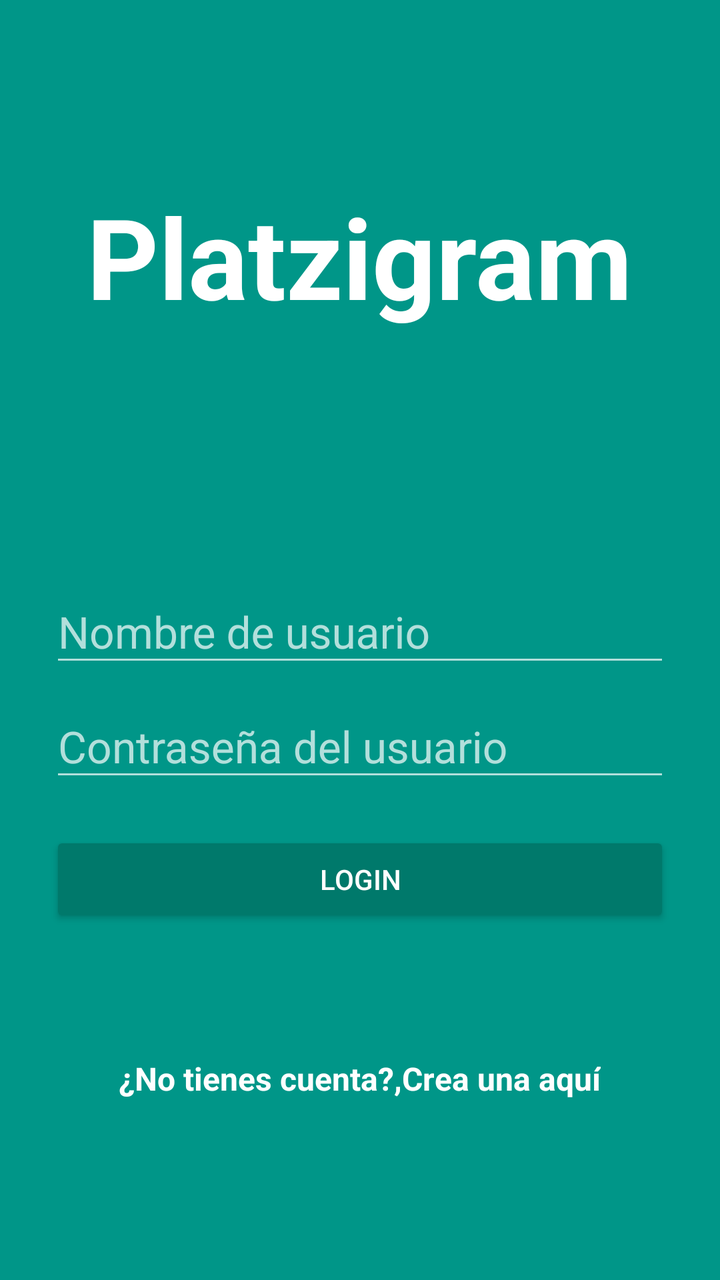
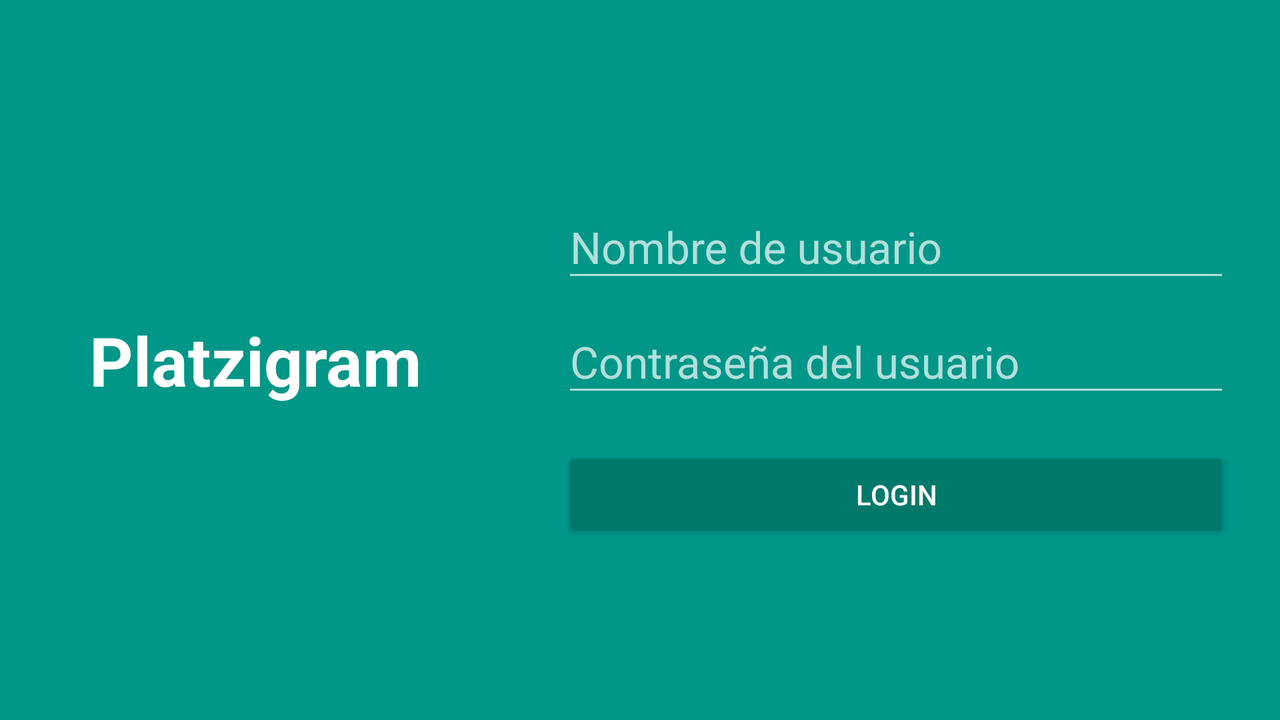

The same Android screen from two of the app's own layout files: first res/layout/ as a phone draws it, then the repository's variant for another configuration, drawn on a device whose configuration selects that folder. Both files follow.
<!-- AndroidManifest.xml: application theme AppTheme -->
<!-- res/layout/activity_login.xml -->
<?xml version="1.0" encoding="utf-8"?>
<android.support.design.widget.CoordinatorLayout xmlns:android="http://schemas.android.com/apk/res/android"
    xmlns:app="http://schemas.android.com/apk/res-auto"
    xmlns:tools="http://schemas.android.com/tools"
    android:layout_width="match_parent"
    android:layout_height="match_parent"
    android:background="@color/primary"
    tools:context="mx.com.iubix.platzigram.LoginActivity">

    <LinearLayout
        android:layout_width="match_parent"
        android:layout_height="match_parent"
        android:orientation="vertical"
        android:weightSum="1">

        <RelativeLayout
            android:layout_width="match_parent"
            android:layout_height="match_parent"
            android:layout_weight="0.6">

            <TextView
                android:layout_centerVertical="true"
                android:layout_centerHorizontal="true"
                android:textColor="#fff"
                android:layout_width="wrap_content"
                android:layout_height="wrap_content"
                android:textStyle="bold"
                android:text="@string/platzigram"
                android:textAppearance="@style/TextAppearance.AppCompat.Display3" />
        </RelativeLayout>

        <ScrollView
            android:layout_width="match_parent"
            android:layout_height="match_parent"
            android:layout_weight="0.4"
            android:fillViewport="true">
            <LinearLayout
                android:layout_width="match_parent"
                android:layout_height="match_parent"
                android:orientation="vertical"
                android:padding="@dimen/padding_horizontal_login">

                <android.support.design.widget.TextInputLayout
                    android:layout_width="match_parent"
                    android:layout_height="wrap_content"
                    android:theme="@style/EditTextWhite">

                    <android.support.design.widget.TextInputEditText
                        android:id="@+id/username"
                        android:layout_width="match_parent"
                        android:layout_height="wrap_content"
                        android:hint="@string/hint_username"/>

                </android.support.design.widget.TextInputLayout>

                <android.support.design.widget.TextInputLayout
                    android:layout_width="match_parent"
                    android:layout_height="wrap_content"
                    android:theme="@style/EditTextWhite">

                    <android.support.design.widget.TextInputEditText
                        android:id="@+id/password"
                        android:layout_width="match_parent"
                        android:layout_height="wrap_content"
                        android:inputType="textPassword"
                        android:hint="@string/hint_password"/>

                </android.support.design.widget.TextInputLayout>

                <Button
                    android:layout_marginTop="20dp"
                    android:id="@+id/login"
                    android:layout_width="match_parent"
                    android:layout_height="wrap_content"
                    android:text="@string/text_button_login"
                    android:theme="@style/RaisedButtonDark"
                    android:onClick="goHome"/>

                <RelativeLayout
                    android:layout_width="match_parent"
                    android:layout_height="match_parent"
                    android:gravity="center">
                    
                    <TextView
                        android:id="@+id/dontHaveAccount"
                        android:layout_width="wrap_content"
                        android:layout_height="wrap_content"
                        android:text="@string/dont_have_account"
                        android:textColor="@android:color/white"
                        android:textStyle="bold"
                        android:textSize="@dimen/donthaveaccount"/>

                    <TextView
                        android:id="@+id/createHere"
                        android:layout_width="wrap_content"
                        android:layout_height="wrap_content"
                        android:text="@string/createHere"
                        android:textColor="@android:color/white"
                        android:textStyle="bold"
                        android:onClick="goCreateAccount"
                        android:textSize="@dimen/donthaveaccount"
                        android:layout_toRightOf="@+id/dontHaveAccount"/>
                </RelativeLayout>
            </LinearLayout>
        </ScrollView>
    </LinearLayout>
</android.support.design.widget.CoordinatorLayout>
<!-- resources referenced by this layout -->
<resources>
  <color name="primary">#009688</color>
  <dimen name="donthaveaccount">16sp</dimen>
  <dimen name="padding_horizontal_login">25dp</dimen>
  <string name="createHere"> Crea una aquí</string>
  <string name="dont_have_account">¿No tienes cuenta?, </string>
  <string name="hint_password">Contraseña del usuario</string>
  <string name="hint_username">Nombre de usuario</string>
  <string name="platzigram">Platzigram</string>
  <string name="text_button_login">Login</string>
  <style name="EditTextWhite" parent="TextAppearance.AppCompat">
          <item name="android:textColorHint">@color/primary_light</item>
          <item name="android:textSize">@dimen/edittext_textsize_login</item>
          <item name="android:textColorPrimary">@color/primary_light</item>
          <item name="colorAccent">@color/primary_light</item>
          <item name="colorControlNormal">@color/primary_light</item>
          <item name="colorControlActivated">@color/primary_light</item>
      </style>
  <style name="RaisedButtonDark" parent="Theme.AppCompat.Light">
          <item name="colorButtonNormal">@color/primary_dark</item>
          <item name="colorControlHighlight">@color/primary</item>
          <item name="android:textColor">@android:color/white</item>
      </style>
  <!-- from res/values-v21/ -->
  <style name="AppTheme" parent="Theme.AppCompat.Light.NoActionBar">
          
          <item name="colorPrimary">@color/primary</item>
          <item name="colorPrimaryDark">@color/primary_dark</item>
          <item name="colorAccent">@color/accent</item>
          <item name="android:statusBarColor">@android:color/transparent</item>
      </style>
  <color name="primary_light">#B2DFDB</color>
  <dimen name="edittext_textsize_login">22sp</dimen>
  <color name="primary_dark">#00796B</color>
  <color name="accent">#03A9F4</color>
</resources>
<!-- res/layout-land/activity_login.xml (the repository's variant of the layout above) -->
<!-- drawn on the phone turned sideways -->
<?xml version="1.0" encoding="utf-8"?>
<android.support.design.widget.CoordinatorLayout xmlns:android="http://schemas.android.com/apk/res/android"
    xmlns:app="http://schemas.android.com/apk/res-auto"
    xmlns:tools="http://schemas.android.com/tools"
    android:layout_width="match_parent"
    android:layout_height="match_parent"
    android:background="@color/primary"
    tools:context="mx.com.iubix.platzigram.LoginActivity">

    <LinearLayout
        android:layout_width="match_parent"
        android:layout_height="match_parent"
        android:orientation="horizontal"
        android:weightSum="1">

        <RelativeLayout
            android:layout_width="match_parent"
            android:layout_height="match_parent"
            android:layout_weight="0.6">

            <TextView
                android:layout_centerVertical="true"
                android:layout_centerHorizontal="true"
                android:textColor="#fff"
                android:layout_width="wrap_content"
                android:layout_height="wrap_content"
                android:textStyle="bold"
                android:text="@string/platzigram"
                android:textAppearance="@style/TextAppearance.AppCompat.Display1" />
        </RelativeLayout>

        <ScrollView
            android:layout_width="match_parent"
            android:layout_height="match_parent"
            android:layout_weight="0.4">
            <LinearLayout
                android:layout_width="match_parent"
                android:layout_height="match_parent"
                android:orientation="vertical"
                android:layout_gravity="center"
                android:padding="@dimen/padding_horizontal_login">

                <android.support.design.widget.TextInputLayout
                    android:layout_width="match_parent"
                    android:layout_height="wrap_content"
                    android:theme="@style/EditTextWhite">

                    <android.support.design.widget.TextInputEditText
                        android:id="@+id/username"
                        android:layout_width="match_parent"
                        android:layout_height="wrap_content"
                        android:hint="@string/hint_username"/>

                </android.support.design.widget.TextInputLayout>

                <android.support.design.widget.TextInputLayout
                    android:layout_width="match_parent"
                    android:layout_height="wrap_content"
                    android:theme="@style/EditTextWhite">

                    <android.support.design.widget.TextInputEditText
                        android:id="@+id/password"
                        android:layout_width="match_parent"
                        android:layout_height="wrap_content"
                        android:inputType="textPassword"
                        android:hint="@string/hint_password"/>

                </android.support.design.widget.TextInputLayout>

                <Button
                    android:layout_marginTop="20dp"
                    android:id="@+id/login"
                    android:layout_width="match_parent"
                    android:layout_height="wrap_content"
                    android:text="@string/text_button_login"
                    android:theme="@style/RaisedButtonDark"
                    />
            </LinearLayout>
        </ScrollView>
    </LinearLayout>
</android.support.design.widget.CoordinatorLayout>
<!-- resources referenced by the variant -->
<!-- as the phone turned sideways resolves them -->
<resources>
  <color name="primary">#009688</color>
  <dimen name="padding_horizontal_login">25dp</dimen>
  <string name="hint_password">Contraseña del usuario</string>
  <string name="hint_username">Nombre de usuario</string>
  <string name="platzigram">Platzigram</string>
  <string name="text_button_login">Login</string>
  <style name="EditTextWhite" parent="TextAppearance.AppCompat">
          <item name="android:textColorHint">@color/primary_light</item>
          <item name="android:textSize">@dimen/edittext_textsize_login</item>
          <item name="android:textColorPrimary">@color/primary_light</item>
          <item name="colorAccent">@color/primary_light</item>
          <item name="colorControlNormal">@color/primary_light</item>
          <item name="colorControlActivated">@color/primary_light</item>
      </style>
  <style name="RaisedButtonDark" parent="Theme.AppCompat.Light">
          <item name="colorButtonNormal">@color/primary_dark</item>
          <item name="colorControlHighlight">@color/primary</item>
          <item name="android:textColor">@android:color/white</item>
      </style>
  <!-- from res/values-v21/ -->
  <style name="AppTheme" parent="Theme.AppCompat.Light.NoActionBar">
          
          <item name="colorPrimary">@color/primary</item>
          <item name="colorPrimaryDark">@color/primary_dark</item>
          <item name="colorAccent">@color/accent</item>
          <item name="android:statusBarColor">@android:color/transparent</item>
      </style>
  <color name="primary_light">#B2DFDB</color>
  <dimen name="edittext_textsize_login">22sp</dimen>
  <color name="primary_dark">#00796B</color>
  <color name="accent">#03A9F4</color>
</resources>
